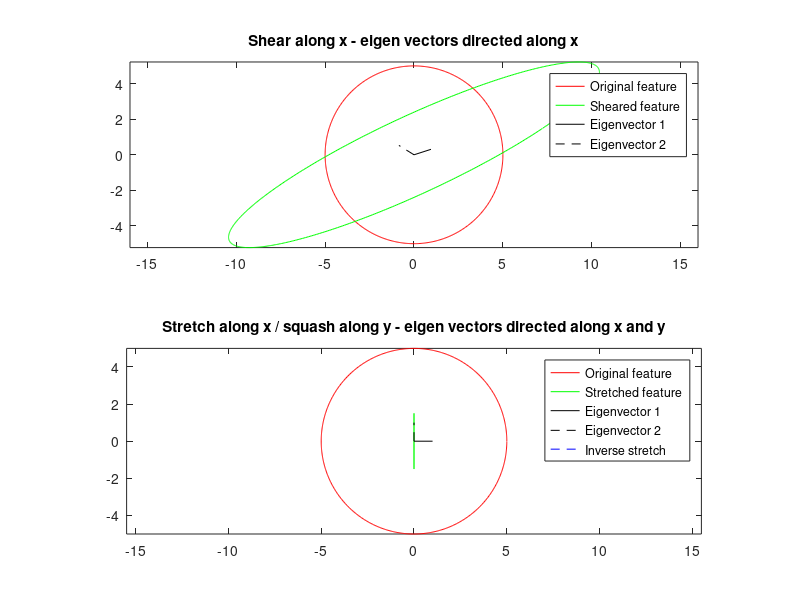

The MATLAB source for this figure:

% define the X and Y coordinates of the image
[X,Y]=meshgrid([-10:0.1:10],[-10:0.1:10]);

% define a circle using polar coordinates and map onto Cartesians
TH=[0:0.01:2.*pi];
R=5.*ones(size(TH));
% R=5.*ones(size(TH))+sin(TH.*10);
[Xc,Yc] = pol2cart(TH,R);

% map onto the grid
IN = inpolygon(X,Y,Xc,Yc);
IN=double(IN);

% shear matrix
lambdax=1.5;
lambday=0;
Sh=[1 lambdax; lambday 1];
lambdax=0.;
lambday=0.3;
Sh2=[1 lambdax; lambday 1];
Sh=Sh*Sh2;

lambday=0.3;
% stretch matrix
St=[lambdax 0; 0 lambday];

% allocate memory for transformed matrix
Xct=zeros(size(Xc));
Yct=zeros(size(Yc));

% append X, Y coordinates into n-columns of [x,y] row vectors
xx=[Xc;Yc];
yy=zeros(size(xx));



figure('name','polygon');
% do the shear matrix:
subplot(2,1,1);
% transform each set of coordinates to new coordinates using matrix
% multiplication
yy=Sh*xx;

% find the shear axis by finding the eigenvectors
[V,L]=eig(Sh);

% plot the circle, ellipse and shear axis (i.e. a vector whos direction is not
% changed under the action of shear).
plot(xx(1,:),xx(2,:),'r');hold
plot(yy(1,:),yy(2,:),'g')

plot([0 V(1,1)],[0 V(2,1)],'k')
plot([0 V(1,2)],[0 V(2,2)],'k--')
axis equal
title('Shear along x - eigen vectors directed along x')
legend('Original feature','Sheared feature','Eigenvector 1','Eigenvector 2')
% do the stretch matrix:
subplot(2,1,2);
% transform each set of coordinates to new coordinates using matrix
% multiplication
yy=St*xx;

% find the stetch axis by finding the eigenvectors
[V,L]=eig(St);

% plot the circle, ellipse and shear axis (i.e. a vector whos direction is not
% changed under the action of shear).
plot(xx(1,:),xx(2,:),'r');hold
plot(yy(1,:),yy(2,:),'g')

plot([0 V(1,1)],[0 V(2,1)],'k')
plot([0 V(1,2)],[0 V(2,2)],'k--')
axis equal
title('Stretch along x / squash along y - eigen vectors directed along x and y')

% do an inverse stretch
zz=inv(St)*yy;
plot(zz(1,:),zz(2,:),'b--');hold

legend('Original feature','Stretched feature','Eigenvector 1','Eigenvector 2','Inverse stretch')


% calculate the matrix from the `observed data', xx, yy
St2=yy/xx;
